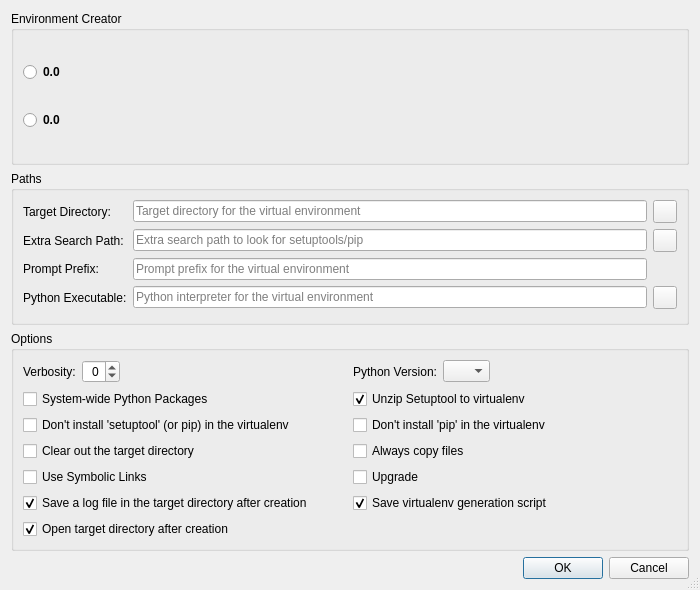
<?xml version="1.0" encoding="UTF-8"?>
<ui version="4.0">
 <class>VirtualenvConfigurationDialog</class>
 <widget class="QDialog" name="VirtualenvConfigurationDialog">
  <property name="geometry">
   <rect>
    <x>0</x>
    <y>0</y>
    <width>700</width>
    <height>590</height>
   </rect>
  </property>
  <property name="windowTitle">
   <string>Virtualenv Configuration</string>
  </property>
  <property name="sizeGripEnabled">
   <bool>true</bool>
  </property>
  <layout class="QVBoxLayout" name="verticalLayout">
   <item>
    <widget class="QGroupBox" name="groupBox_3">
     <property name="title">
      <string>Environment Creator</string>
     </property>
     <layout class="QGridLayout" name="gridLayout_3">
      <item row="0" column="0">
       <widget class="QRadioButton" name="virtualenvButton">
        <property name="font">
         <font>
          <weight>75</weight>
          <bold>true</bold>
         </font>
        </property>
        <property name="toolTip">
         <string>Select to use 'virtualenv'</string>
        </property>
        <property name="text">
         <string notr="true">0.0</string>
        </property>
       </widget>
      </item>
      <item row="0" column="1">
       <spacer name="horizontalSpacer_2">
        <property name="orientation">
         <enum>Qt::Horizontal</enum>
        </property>
        <property name="sizeHint" stdset="0">
         <size>
          <width>40</width>
          <height>20</height>
         </size>
        </property>
       </spacer>
      </item>
      <item row="1" column="0">
       <widget class="QRadioButton" name="pyvenvButton">
        <property name="font">
         <font>
          <weight>75</weight>
          <bold>true</bold>
         </font>
        </property>
        <property name="toolTip">
         <string>Select to use 'pyvenv'</string>
        </property>
        <property name="text">
         <string notr="true">0.0</string>
        </property>
       </widget>
      </item>
     </layout>
    </widget>
   </item>
   <item>
    <widget class="QGroupBox" name="groupBox">
     <property name="title">
      <string>Paths</string>
     </property>
     <layout class="QGridLayout" name="gridLayout">
      <item row="0" column="0">
       <widget class="QLabel" name="label">
        <property name="text">
         <string>Target Directory:</string>
        </property>
       </widget>
      </item>
      <item row="0" column="1">
       <widget class="E5ClearableLineEdit" name="targetDirectoryEdit">
        <property name="toolTip">
         <string>Enter the target directory for the virtual environment</string>
        </property>
        <property name="placeholderText">
         <string>Target directory for the virtual environment</string>
        </property>
       </widget>
      </item>
      <item row="0" column="2">
       <widget class="QToolButton" name="targetDirectoryButton">
        <property name="toolTip">
         <string>Select the target directory via a directory selection dialog</string>
        </property>
       </widget>
      </item>
      <item row="1" column="0">
       <widget class="QLabel" name="extraSearchPathLabel">
        <property name="text">
         <string>Extra Search Path:</string>
        </property>
       </widget>
      </item>
      <item row="1" column="1">
       <widget class="E5ClearableLineEdit" name="extraSearchPathEdit">
        <property name="toolTip">
         <string>Enter the extra search path to look for setuptools/pip</string>
        </property>
        <property name="placeholderText">
         <string>Extra search path to look for setuptools/pip</string>
        </property>
       </widget>
      </item>
      <item row="1" column="2">
       <widget class="QToolButton" name="extraSearchPathButton">
        <property name="toolTip">
         <string>Select the extra search path to look for setuptools/pip via a directory selection dialog</string>
        </property>
       </widget>
      </item>
      <item row="2" column="0">
       <widget class="QLabel" name="promptPrefixLabel">
        <property name="text">
         <string>Prompt Prefix:</string>
        </property>
       </widget>
      </item>
      <item row="2" column="1">
       <widget class="E5ClearableLineEdit" name="promptPrefixEdit">
        <property name="toolTip">
         <string>Enter the prompt prefix for the virtual environment</string>
        </property>
        <property name="placeholderText">
         <string>Prompt prefix for the virtual environment</string>
        </property>
       </widget>
      </item>
      <item row="3" column="0">
       <widget class="QLabel" name="label_5">
        <property name="text">
         <string>Python Executable:</string>
        </property>
       </widget>
      </item>
      <item row="3" column="1">
       <widget class="E5ClearableLineEdit" name="pythonExecEdit">
        <property name="toolTip">
         <string>Enter the Python interpreter for the virtual environment</string>
        </property>
        <property name="placeholderText">
         <string>Python interpreter for the virtual environment</string>
        </property>
       </widget>
      </item>
      <item row="3" column="2">
       <widget class="QToolButton" name="pythonExecButton">
        <property name="toolTip">
         <string>Select the Python interpreter via a file selection dialog</string>
        </property>
       </widget>
      </item>
     </layout>
    </widget>
   </item>
   <item>
    <widget class="QGroupBox" name="groupBox_2">
     <property name="title">
      <string>Options</string>
     </property>
     <layout class="QGridLayout" name="gridLayout_2">
      <item row="0" column="0">
       <layout class="QHBoxLayout" name="horizontalLayout_3">
        <item>
         <widget class="QLabel" name="verbosityLabel">
          <property name="text">
           <string>Verbosity:</string>
          </property>
         </widget>
        </item>
        <item>
         <widget class="QSpinBox" name="verbositySpinBox">
          <property name="toolTip">
           <string>Select the verbosity (-1: quiet, 0: normal, 1: verbose)</string>
          </property>
          <property name="alignment">
           <set>Qt::AlignRight|Qt::AlignTrailing|Qt::AlignVCenter</set>
          </property>
          <property name="minimum">
           <number>-1</number>
          </property>
          <property name="maximum">
           <number>1</number>
          </property>
         </widget>
        </item>
        <item>
         <spacer name="horizontalSpacer_3">
          <property name="orientation">
           <enum>Qt::Horizontal</enum>
          </property>
          <property name="sizeHint" stdset="0">
           <size>
            <width>40</width>
            <height>20</height>
           </size>
          </property>
         </spacer>
        </item>
       </layout>
      </item>
      <item row="0" column="1">
       <layout class="QHBoxLayout" name="horizontalLayout">
        <item>
         <widget class="QLabel" name="versionLabel">
          <property name="text">
           <string>Python Version:</string>
          </property>
         </widget>
        </item>
        <item>
         <widget class="QComboBox" name="versionComboBox">
          <property name="toolTip">
           <string>Select the Python version (empty for current)</string>
          </property>
          <item>
           <property name="text">
            <string notr="true"/>
           </property>
          </item>
          <item>
           <property name="text">
            <string notr="true">2.6</string>
           </property>
          </item>
          <item>
           <property name="text">
            <string notr="true">2.7</string>
           </property>
          </item>
          <item>
           <property name="text">
            <string notr="true">3.2</string>
           </property>
          </item>
          <item>
           <property name="text">
            <string notr="true">3.3</string>
           </property>
          </item>
          <item>
           <property name="text">
            <string notr="true">3.4</string>
           </property>
          </item>
          <item>
           <property name="text">
            <string notr="true">3.5</string>
           </property>
          </item>
          <item>
           <property name="text">
            <string>3.6</string>
           </property>
          </item>
         </widget>
        </item>
        <item>
         <spacer name="horizontalSpacer">
          <property name="orientation">
           <enum>Qt::Horizontal</enum>
          </property>
          <property name="sizeHint" stdset="0">
           <size>
            <width>40</width>
            <height>20</height>
           </size>
          </property>
         </spacer>
        </item>
       </layout>
      </item>
      <item row="1" column="0">
       <widget class="QCheckBox" name="systemCheckBox">
        <property name="toolTip">
         <string>Select to give the virtualenv access to the global site-packages</string>
        </property>
        <property name="text">
         <string>System-wide Python Packages</string>
        </property>
       </widget>
      </item>
      <item row="1" column="1">
       <widget class="QCheckBox" name="unzipCheckBox">
        <property name="toolTip">
         <string>Select to unzip setuptools when installing it</string>
        </property>
        <property name="text">
         <string>Unzip Setuptool to virtualenv</string>
        </property>
        <property name="checked">
         <bool>true</bool>
        </property>
       </widget>
      </item>
      <item row="2" column="0">
       <widget class="QCheckBox" name="noSetuptoolsCheckBox">
        <property name="toolTip">
         <string>Select to not install setuptools (or pip) in the new virtualenv</string>
        </property>
        <property name="text">
         <string>Don't install 'setuptool' (or pip) in the virtualenv</string>
        </property>
       </widget>
      </item>
      <item row="2" column="1">
       <widget class="QCheckBox" name="noPipCcheckBox">
        <property name="toolTip">
         <string>Select to not install pip in the new virtualenv</string>
        </property>
        <property name="text">
         <string>Don't install 'pip' in the virtualenv</string>
        </property>
       </widget>
      </item>
      <item row="3" column="0">
       <widget class="QCheckBox" name="clearCheckBox">
        <property name="toolTip">
         <string>Select to clear the target first</string>
        </property>
        <property name="text">
         <string>Clear out the target directory</string>
        </property>
       </widget>
      </item>
      <item row="3" column="1">
       <widget class="QCheckBox" name="copyCheckBox">
        <property name="toolTip">
         <string>Select to always copy files rather than symlinking</string>
        </property>
        <property name="text">
         <string>Always copy files</string>
        </property>
       </widget>
      </item>
      <item row="4" column="0">
       <widget class="QCheckBox" name="symlinkCheckBox">
        <property name="toolTip">
         <string>Select to use symlinks instead of copies</string>
        </property>
        <property name="text">
         <string>Use Symbolic Links</string>
        </property>
       </widget>
      </item>
      <item row="4" column="1">
       <widget class="QCheckBox" name="upgradeCheckBox">
        <property name="toolTip">
         <string>Select to upgrade a virtual environment</string>
        </property>
        <property name="text">
         <string>Upgrade</string>
        </property>
       </widget>
      </item>
      <item row="5" column="0">
       <widget class="QCheckBox" name="logCheckBox">
        <property name="toolTip">
         <string>Select to generate a log file in the target directory</string>
        </property>
        <property name="text">
         <string>Save a log file in the target directory after creation</string>
        </property>
        <property name="checked">
         <bool>true</bool>
        </property>
       </widget>
      </item>
      <item row="5" column="1">
       <widget class="QCheckBox" name="scriptCheckBox">
        <property name="toolTip">
         <string>Select to write a shell script/batch file to regenerate the virtualenv</string>
        </property>
        <property name="text">
         <string>Save virtualenv generation script</string>
        </property>
        <property name="checked">
         <bool>true</bool>
        </property>
       </widget>
      </item>
      <item row="6" column="0">
       <widget class="QCheckBox" name="openCheckBox">
        <property name="toolTip">
         <string>Open the newly created virtualenv in a file manager window</string>
        </property>
        <property name="text">
         <string>Open target directory after creation</string>
        </property>
        <property name="checked">
         <bool>true</bool>
        </property>
       </widget>
      </item>
     </layout>
    </widget>
   </item>
   <item>
    <widget class="QDialogButtonBox" name="buttonBox">
     <property name="orientation">
      <enum>Qt::Horizontal</enum>
     </property>
     <property name="standardButtons">
      <set>QDialogButtonBox::Cancel|QDialogButtonBox::Ok</set>
     </property>
    </widget>
   </item>
  </layout>
 </widget>
 <customwidgets>
  <customwidget>
   <class>E5ClearableLineEdit</class>
   <extends>QLineEdit</extends>
   <header>E5Gui/E5LineEdit.h</header>
  </customwidget>
 </customwidgets>
 <tabstops>
  <tabstop>virtualenvButton</tabstop>
  <tabstop>pyvenvButton</tabstop>
  <tabstop>targetDirectoryEdit</tabstop>
  <tabstop>targetDirectoryButton</tabstop>
  <tabstop>extraSearchPathEdit</tabstop>
  <tabstop>extraSearchPathButton</tabstop>
  <tabstop>promptPrefixEdit</tabstop>
  <tabstop>pythonExecEdit</tabstop>
  <tabstop>pythonExecButton</tabstop>
  <tabstop>verbositySpinBox</tabstop>
  <tabstop>versionComboBox</tabstop>
  <tabstop>systemCheckBox</tabstop>
  <tabstop>unzipCheckBox</tabstop>
  <tabstop>noSetuptoolsCheckBox</tabstop>
  <tabstop>noPipCcheckBox</tabstop>
  <tabstop>clearCheckBox</tabstop>
  <tabstop>copyCheckBox</tabstop>
  <tabstop>symlinkCheckBox</tabstop>
  <tabstop>upgradeCheckBox</tabstop>
  <tabstop>logCheckBox</tabstop>
  <tabstop>scriptCheckBox</tabstop>
  <tabstop>openCheckBox</tabstop>
 </tabstops>
 <resources/>
 <connections>
  <connection>
   <sender>buttonBox</sender>
   <signal>accepted()</signal>
   <receiver>VirtualenvConfigurationDialog</receiver>
   <slot>accept()</slot>
   <hints>
    <hint type="sourcelabel">
     <x>248</x>
     <y>254</y>
    </hint>
    <hint type="destinationlabel">
     <x>157</x>
     <y>274</y>
    </hint>
   </hints>
  </connection>
  <connection>
   <sender>buttonBox</sender>
   <signal>rejected()</signal>
   <receiver>VirtualenvConfigurationDialog</receiver>
   <slot>reject()</slot>
   <hints>
    <hint type="sourcelabel">
     <x>316</x>
     <y>260</y>
    </hint>
    <hint type="destinationlabel">
     <x>286</x>
     <y>274</y>
    </hint>
   </hints>
  </connection>
 </connections>
</ui>
